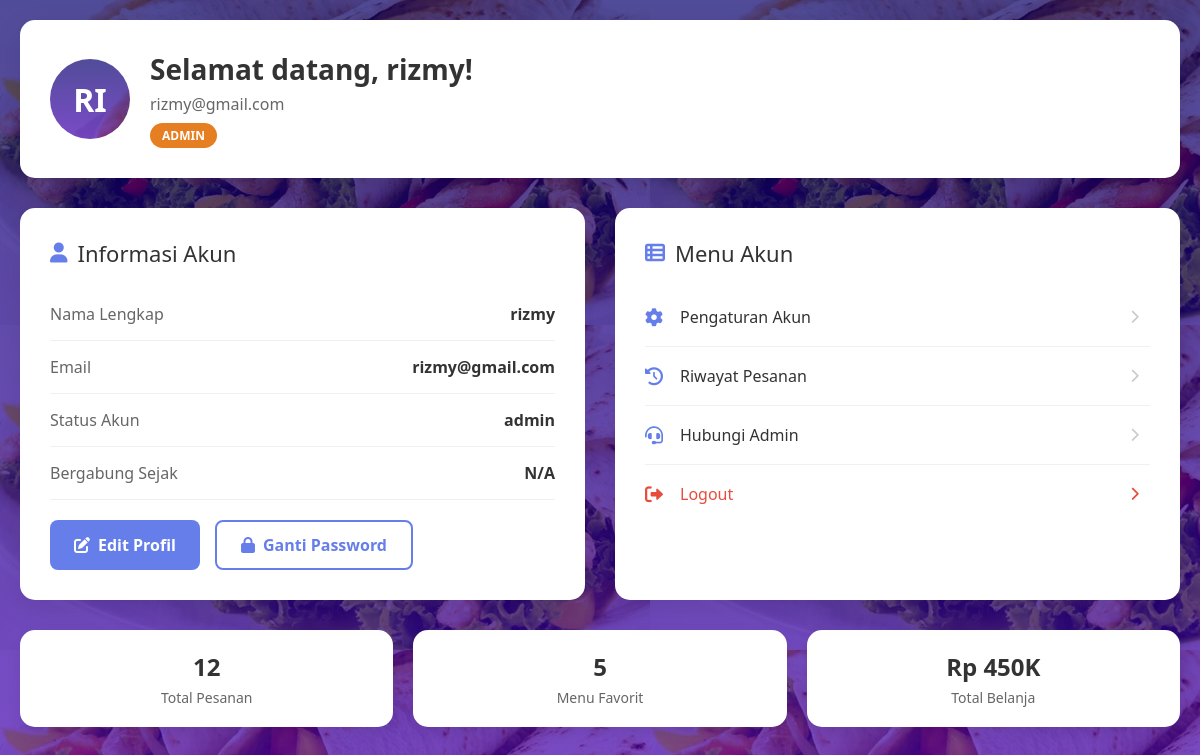
Screenshot of /akun.php (signed in) with the database file from the repository.
### tables this page shows
CREATE TABLE `users` (
  `id` int(11) NOT NULL,
  `username` varchar(50) NOT NULL,
  `email` varchar(100) NOT NULL,
  `password` varchar(255) DEFAULT NULL,
  `role` varchar(20) NOT NULL DEFAULT 'customer'
);

### public_html/akun.php (the view, shortened to what this page needs)
<?php
include 'koneksi.php';
$user_id = $_SESSION['user_id'];
$query = mysqli_query($conn, "SELECT * FROM users WHERE id = $user_id");
$user = mysqli_fetch_assoc($query);
$first_name = explode(' ', $user['username'])[0];
?>
<!DOCTYPE html>
<html lang="id">
<head>
    <link rel="stylesheet" href="https://cdnjs.cloudflare.com/ajax/libs/font-awesome/6.0.0/css/all.min.css">
</head>
<body>
    <div class="container">
        <div class="header">
            <div class="avatar">
                <?= strtoupper(substr($first_name, 0, 2)) ?>
            </div>
            <div class="user-info">
                <h1>Selamat datang, <?= htmlspecialchars($first_name) ?>!</h1>
                <p><?= htmlspecialchars($user['email']) ?></p>
                <span class="badge"><?= htmlspecialchars($user['role']) ?></span>
            </div>
        </div>
        <div class="main-content">
            <div class="card">
                <div class="card-title">
                    <i class="fas fa-user"></i>
                    Informasi Akun
                </div>
                <div class="info-item">
                    <span class="info-label">Nama Lengkap</span>
                    <span class="info-value"><?= htmlspecialchars($user['username']) ?></span>
                </div>
                <div class="info-item">
                    <span class="info-label">Email</span>
                    <span class="info-value"><?= htmlspecialchars($user['email']) ?></span>
                </div>
                <div class="info-item">
                    <span class="info-label">Status Akun</span>
                    <span class="info-value"><?= htmlspecialchars($user['role']) ?></span>
                </div>
                <div class="info-item">
                    <span class="info-label">Bergabung Sejak</span>
                    <span class="info-value">
                        <?= isset($user['created_at']) ? date('d F Y', strtotime($user['created_at'])) : 'N/A' ?>
                    </span>
                </div>
                <div class="quick-actions">
                    <a href="pengaturan_akun.php" class="btn btn-primary">
                        <i class="fas fa-edit"></i>
                        Edit Profil
                    </a>
                    <a href="ganti_password.php" class="btn btn-outline">
                        <i class="fas fa-lock"></i>
                        Ganti Password
                    </a>
                </div>
            </div>
            <div class="card">
                <div class="card-title">
                    <i class="fas fa-th-list"></i>
                    Menu Akun
                </div>
                <div class="menu-item">
                    <a href="pengaturan_akun.php">
                        <i class="fas fa-cog"></i>
                        Pengaturan Akun
                        <i class="fas fa-chevron-right arrow"></i>
                    </a>
                </div>
                <div class="menu-item">
                    <a href="status_pesanan.php">
                        <i class="fas fa-history"></i>
                        Riwayat Pesanan
                        <i class="fas fa-chevron-right arrow"></i>
                    </a>
                </div>
                <div class="menu-item">
                    <a href="chat.php">
                        <i class="fas fa-headset"></i>
                        Hubungi Admin
                        <i class="fas fa-chevron-right arrow"></i>
                    </a>
                </div>
                <div class="menu-item">
                    <a href="logout.php" class="logout-item" onclick="return confirm('Apakah Anda yakin ingin logout?')">
                        <i class="fas fa-sign-out-alt"></i>
                        Logout
                        <i class="fas fa-chevron-right arrow"></i>
                    </a>
                </div>
            </div>
        </div>
        <div class="stats">
            <div class="stat-card">
                <div class="stat-number">12</div>
                <div class="stat-label">Total Pesanan</div>
            </div>
            <div class="stat-card">
                <div class="stat-number">5</div>
                <div class="stat-label">Menu Favorit</div>
            </div>
            <div class="stat-card">
                <div class="stat-number">Rp 450K</div>
                <div class="stat-label">Total Belanja</div>
            </div>
        </div>
    </div>
</body>
</html>

### public_html/akun.php (style rules this page uses)
* { margin: 0; padding: 0; box-sizing: border-box; }
body { font-family: 'Segoe UI', Tahoma, Geneva, Verdana, sans-serif; background-image: linear-gradient(rgba(7, 0, 109, 0.7), rgba(68, 0, 179, 0.7)), url('img/bg.png'); min-height: 100vh; padding: 20px; }
.container { max-width: 1200px; margin: 0 auto; }
.header { background: white; border-radius: 15px; padding: 30px; margin-bottom: 30px; box-shadow: 0 10px 30px rgba(0,0,0,0.1); display: flex; align-items: center; gap: 20px; }
.avatar { width: 80px; height: 80px; border-radius: 50%; background-image: linear-gradient(rgba(7, 0, 109, 0.7), rgba(68, 0, 179, 0.7)), url('img/bg.png'); display: flex; align-items: center; justify-content: center; color: white; font-size: 32px; font-weight: bold; text-transform: uppercase; }
.user-info h1 { color: #333; font-size: 28px; margin-bottom: 5px; }
.user-info p { color: #666; font-size: 16px; }
.badge { background: #e67e22; color: white; padding: 4px 12px; border-radius: 20px; font-size: 12px; font-weight: 600; text-transform: uppercase; margin-top: 8px; display: inline-block; }
.main-content { display: grid; grid-template-columns: 1fr 1fr; gap: 30px; }
.card { background: white; border-radius: 15px; padding: 30px; box-shadow: 0 10px 30px rgba(0,0,0,0.1); transition: transform 0.3s ease, box-shadow 0.3s ease; }
.card-title { font-size: 22px; color: #333; margin-bottom: 20px; display: flex; align-items: center; gap: 10px; }
.card-title i { color: #667eea; font-size: 20px; }
.info-item { display: flex; justify-content: space-between; align-items: center; padding: 15px 0; border-bottom: 1px solid #f0f0f0; }
.info-label { color: #666; font-weight: 500; }
.info-value { color: #333; font-weight: 600; }
.menu-item { display: flex; align-items: center; gap: 15px; padding: 18px 0; border-bottom: 1px solid #f0f0f0; transition: all 0.3s ease; }
.menu-item:last-child { border-bottom: none; }
.menu-item a { text-decoration: none; color: #333; font-weight: 500; font-size: 16px; display: flex; align-items: center; gap: 15px; width: 100%; }
.menu-item i { width: 20px; color: #667eea; font-size: 18px; }
.menu-item .arrow { margin-left: auto; color: #ccc; font-size: 14px; }
.logout-item { color: #e74c3c !important; }
.logout-item i { color: #e74c3c !important; }
.stats { display: grid; grid-template-columns: repeat(3, 1fr); gap: 20px; margin-top: 30px; }
.stat-card { background: white; border-radius: 15px; padding: 20px; text-align: center; box-shadow: 0 5px 15px rgba(0,0,0,0.08); }
.stat-number { font-size: 24px; font-weight: bold; color: #333; margin-bottom: 5px; }
.stat-label { color: #666; font-size: 14px; }
.quick-actions { display: flex; gap: 15px; margin-top: 20px; }
.btn { padding: 12px 24px; border: none; border-radius: 8px; cursor: pointer; font-weight: 600; text-decoration: none; display: inline-flex; align-items: center; gap: 8px; transition: all 0.3s ease; }
.btn-primary { background: #667eea; color: white; }
.btn-outline { background: transparent; color: #667eea; border: 2px solid #667eea; }

### rows the page displays
users: username "RI", username "rizmy", email "rizmy@gmail.com", role "ADMIN", role "admin"
